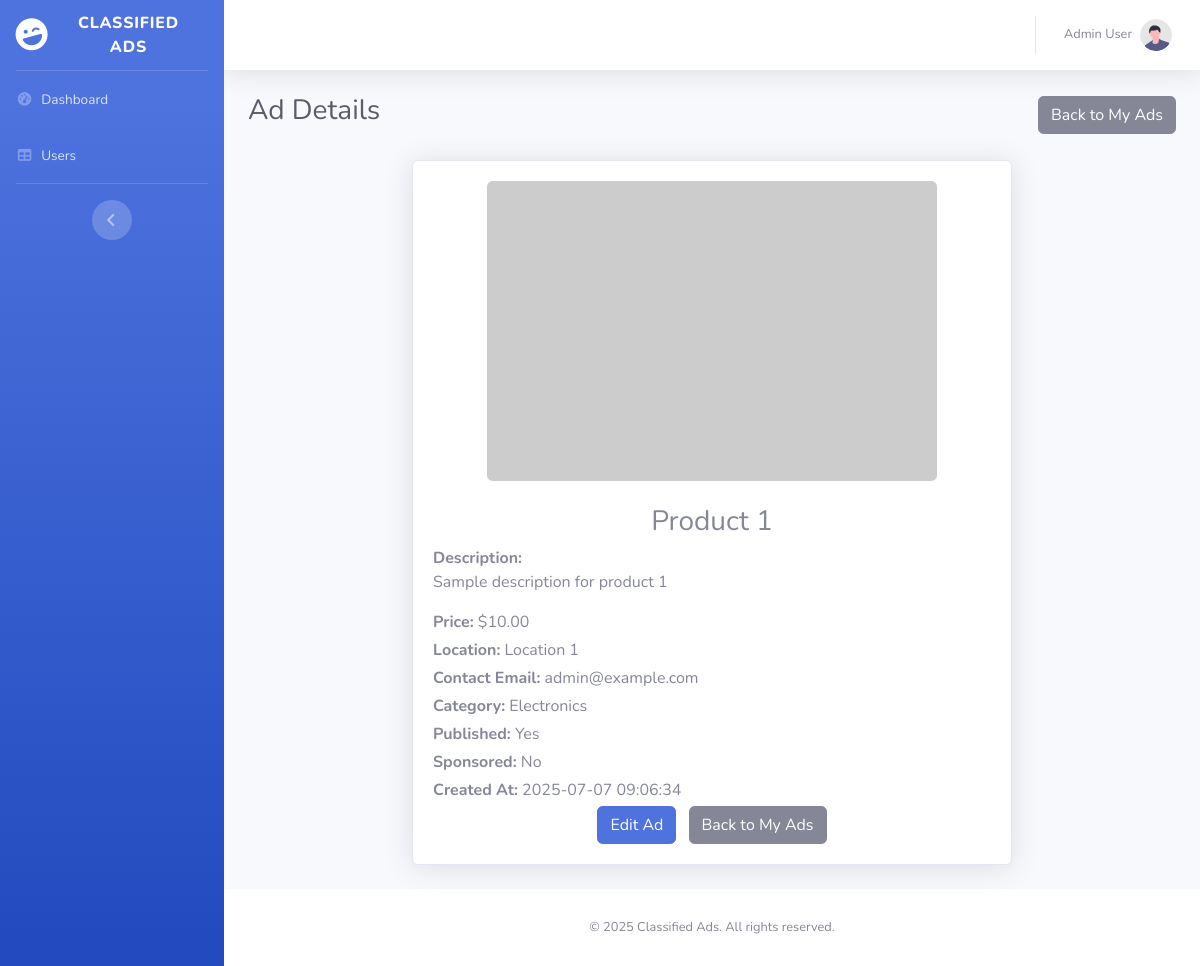
Screenshot of /views/users/view_ad.php?id=1 (signed in) with the database file from the repository.
### tables this page shows
CREATE TABLE IF NOT EXISTS ads (
                                   id INT AUTO_INCREMENT PRIMARY KEY,
                                   title VARCHAR(100) NOT NULL,
    description VARCHAR(100) NOT NULL,
    price VARCHAR(100) NOT NULL,
    image VARCHAR(250),
    published BOOLEAN,
    sponsored BOOLEAN,
    contact_location VARCHAR(100) NOT NULL UNIQUE,
    contact_email VARCHAR(100) NOT NULL,
    user VARCHAR(100) NOT NULL,
    category VARCHAR(100) NOT NULL,
    created_at TIMESTAMP DEFAULT CURRENT_TIMESTAMP,
    update_at TIMESTAMP DEFAULT CURRENT_TIMESTAMP
    );

CREATE TABLE IF NOT EXISTS categories (
                                          id INT AUTO_INCREMENT PRIMARY KEY,
                                          name VARCHAR(100) NOT NULL,
    created_at TIMESTAMP DEFAULT CURRENT_TIMESTAMP
    );

### service/AdService.php (called while the page is built, shortened)
<?php
require_once __DIR__ . "./../database/database.php";
function findAdById($id)
{
    global $db_conn;
    $stmt = mysqli_prepare($db_conn, "SELECT * FROM ads WHERE id = ?");
    mysqli_stmt_bind_param($stmt, "i", $id);
    mysqli_stmt_execute($stmt);
    $result = mysqli_stmt_get_result($stmt);
    return mysqli_fetch_assoc($result);
}

### service/CategoryService.php (called while the page is built, shortened)
<?php
require_once __DIR__ . "./../database/database.php";
function findAllCategories()
{
    global $db_conn;
    $sql = "SELECT * FROM categories ORDER BY created_at ASC";
    $result = mysqli_query($db_conn, $sql);
    $categories = [];
    while ($row = mysqli_fetch_assoc($result)) {
        $categories[] = $row;
    }
    return $categories;
}

### views/users/view_ad.php (the view, shortened to what this page needs)
<?php
$id = $_GET['id'] ?? null;
require_once __DIR__ . "./../../service/CategoryService.php";
require_once __DIR__ . "./../../service/AdService.php";
$ad = findAdById($id);
$categories = findAllCategories();
$categoryName = '';
foreach ($categories as $cat) {
    if ($cat['id'] == $ad['category']) {
        $categoryName = $cat['name'];
        break;
    }
}
?>
<?php require_once __DIR__ . './../../templates/header.php'; ?>
<body id="page-top">
    <div id="wrapper">
        <?php require_once __DIR__ . './../../templates/sidebar.php'; ?>
        <div id="content-wrapper" class="d-flex flex-column">
            <div id="content">
                <?php require_once __DIR__ . './../../templates/topbar.php'; ?>
                <div class="container">
                    <div class="d-flex justify-content-between mb-4 align-items-center">
                        <h1 class="h3 text-gray-800">Ad Details</h1>
                        <a href="./me.php" class="btn btn-secondary">Back to My Ads</a>
                    </div>
                    <div class="card shadow mb-4 mx-auto" style="max-width: 600px;">
                        <div class="card-body text-center">
                            <?php
                            $imagePath = $ad['image'] ?? '';
                            $imageSrc = $imagePath && file_exists(__DIR__ . "/../../" . $imagePath)
                                ? "../../" . $imagePath
                                : "https://placehold.co/600x400/EEE/31343C?text=No+Image";
                            ?>
                            <img src="<?= htmlspecialchars($imageSrc) ?>" alt="Ad Image" class="img-fluid rounded mb-4" style="max-height:300px;">
                            <h3><?= htmlspecialchars($ad['title']) ?></h3>
                            <p class="text-left">
                                <strong>Description:</strong><br>
                                <?= nl2br(htmlspecialchars($ad['description'])) ?>
                            </p>
                            <p class="text-left mb-1"><strong>Price:</strong> $<?= htmlspecialchars($ad['price']) ?></p>
                            <p class="text-left mb-1"><strong>Location:</strong> <?= htmlspecialchars($ad['contact_location']) ?></p>
                            <p class="text-left mb-1"><strong>Contact Email:</strong> <?= htmlspecialchars($ad['contact_email']) ?></p>
                            <p class="text-left mb-1"><strong>Category:</strong> <?= htmlspecialchars($categoryName) ?></p>
                            <p class="text-left mb-1"><strong>Published:</strong> <?= $ad['published'] ? 'Yes' : 'No' ?></p>
                            <p class="text-left mb-1"><strong>Sponsored:</strong> <?= $ad['sponsored'] ? 'Yes' : 'No' ?></p>
                            <p class="text-left mb-1"><strong>Created At:</strong> <?= htmlspecialchars($ad['created_at']) ?></p>
                            <div class="text-center">
                                <a href="/classified-ads/views/users/update_ad.php?id=<?= htmlspecialchars($ad['id']) ?>" class="btn btn-primary">Edit Ad</a>
                                <a href="/classified-ads/views/users/me.php" class="btn btn-secondary ml-2">Back to My Ads</a>
                            </div>
                        </div>
                    </div>
                </div>
            </div>
            <?php require_once __DIR__ . './../../templates/footer.php'; ?>

### rows the page displays
ads: title "Product 1", description "Sample description for product 1", price "10.00", contact_location "Location 1", contact_email "admin@example.com", created_at "2025-07-07 09:06:34"
categories: name "Electronics"

### other values shown
$user['firstname'] "Admin"
$user['lastname'] "User"
